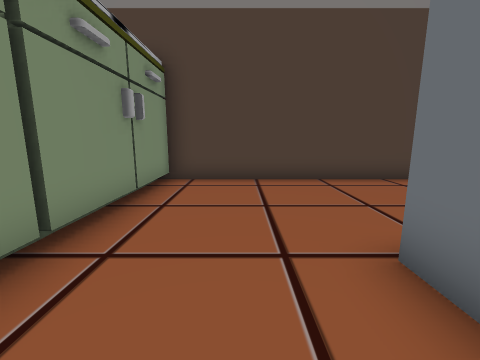
View 1 (above)

15 first-person views from a walk through a 3-D level made in the Unity game engine. The camera is 1.3 m above the floor, tilts 10° down and sees 90° across. The floor is counted in squares, 1 m on a side. Each view is taken from the middle of a square. On the plan, view 1 faces up. The plan holds only what a view shows up to about 12 squares ahead; the rest is blank. The place goes on beyond the plan. Some animated figures are left out. Some surface patterns are stand-ins.

View 2
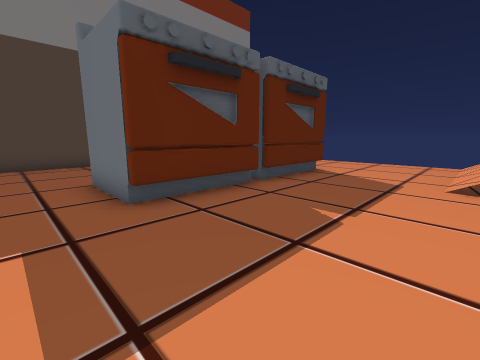

View 3
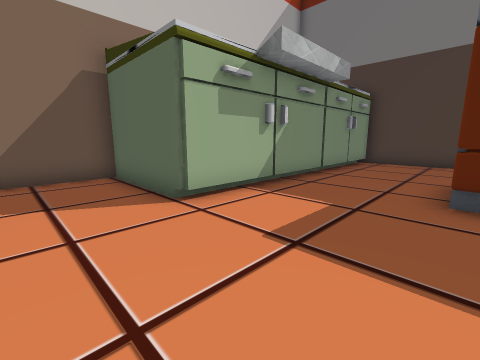

View 4
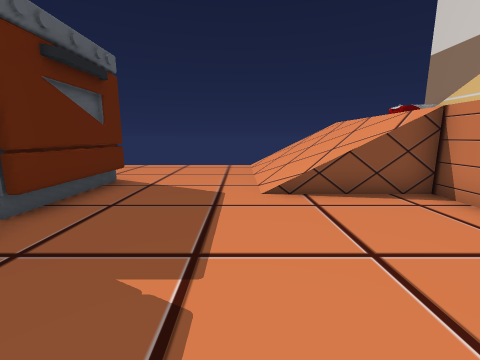

View 5
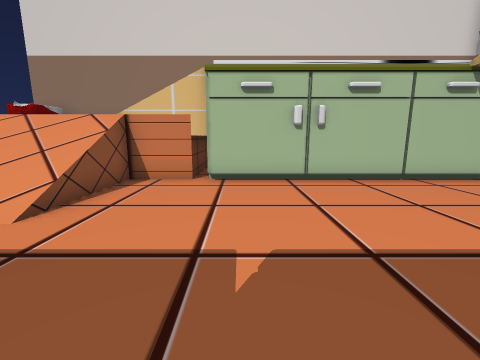

View 6
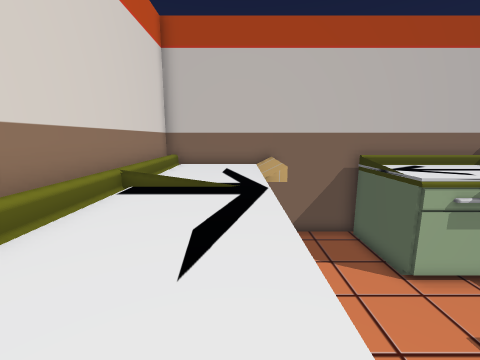

View 7
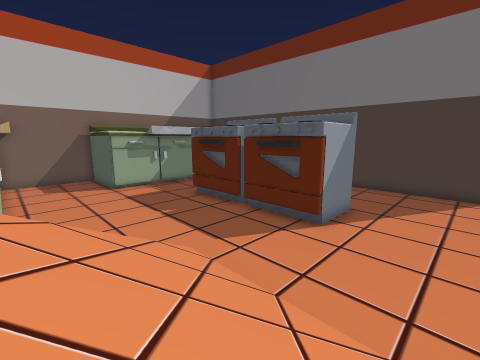

View 8
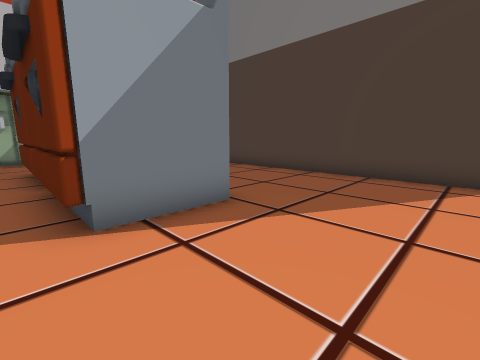

View 9
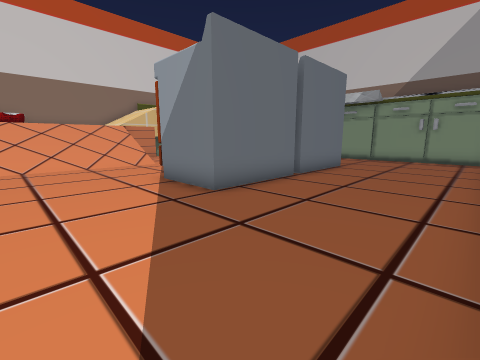

View 10
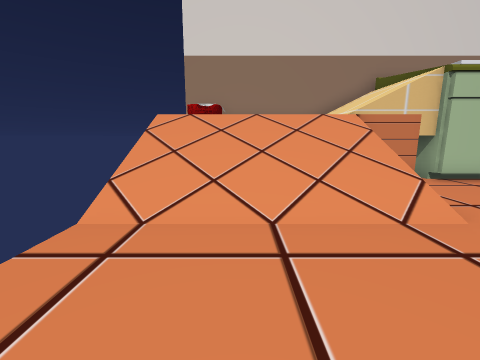

View 11
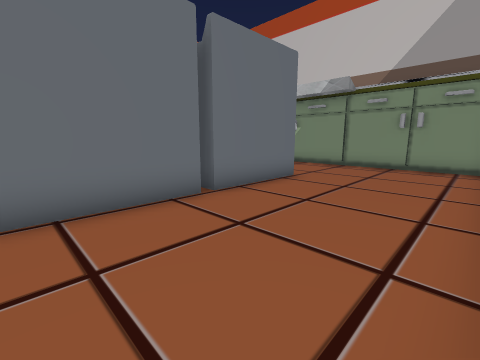

View 12
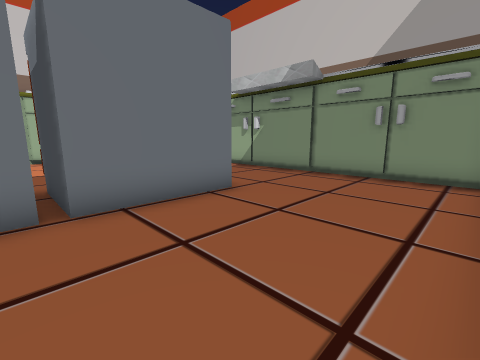

View 13
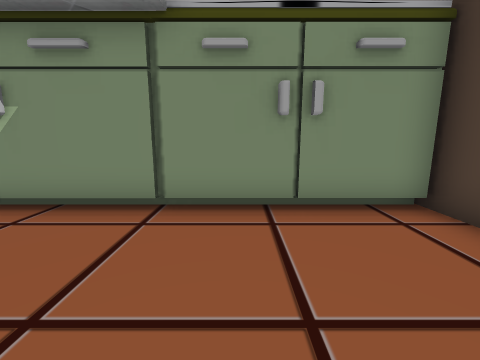

View 14
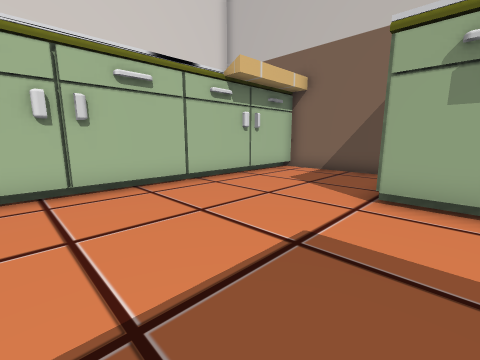

View 15
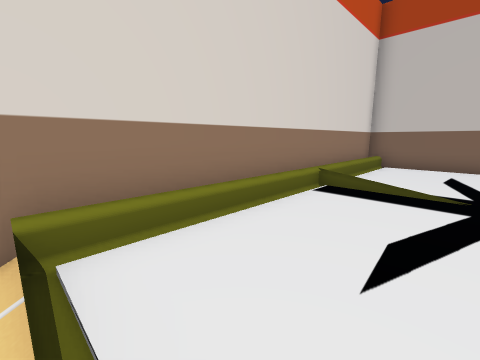

### Floor plan
Key: @ floor where view 1 was taken; # wall or solid block; . main floor; : floor 2 m higher than the main floor; + floor 3.5 m higher than the main floor; / step, stairs or slope; = window, fence, low wall or low ledge; v drop or lower ground; S stove; B basket; O other object.
Columns run from 7 left of view 1 to 14 right of it. Each row starts with its distance up from view 1.
  8      ################
  7     OO...............
  6     .O...............
  5     .O...............
  4     .O...............
  3     OO...............
  2  O  .O...########....
  1  O  .O...#  ##  #....
  0  O  .O.@.#SS##SS#....
 -1  O  .O...............
 -2  O  .O...............
 -3 #OOOOO...............
 -4 #....................
 -5 #..............//////
 -6 #..............//////
 -7 #..............//////
 -8 #.///....O../..//////
 -9 #+++++++++++///:
-10 #+++++++++++///
-11 #+++++ +++++///    BB
-12 #vvvv  vvvvv=//    BB
-13 ######################

Positions as (right, up) in squares from view 1, and headings:
1: (0, 0), facing up
2: (0, -5), facing up-right
3: (2, -6), facing up-left
4: (2, -4), facing right
5: (4, -1), facing down
6: (5, -9), facing left
7: (13, -8), facing up-left
8: (13, -1), facing up-left
9: (13, 7), facing down-left
10: (11, -1), facing down
11: (9, 7), facing down-left
12: (6, 7), facing down-left
13: (2, 4), facing left
14: (3, -2), facing down-left
15: (5, -9), facing down-left
